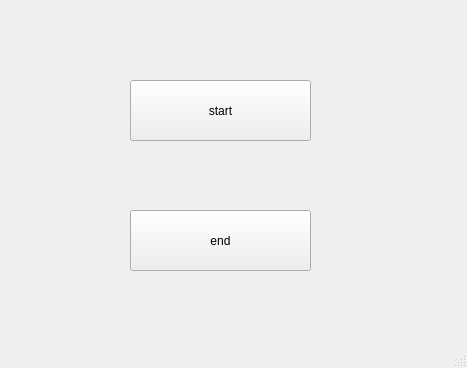
<?xml version="1.0" encoding="UTF-8"?>
<ui version="4.0">
 <class>MainWindow</class>
 <widget class="QMainWindow" name="MainWindow">
  <property name="geometry">
   <rect>
    <x>0</x>
    <y>0</y>
    <width>467</width>
    <height>368</height>
   </rect>
  </property>
  <property name="windowTitle">
   <string>MainWindow</string>
  </property>
  <widget class="QWidget" name="centralwidget">
   <widget class="QPushButton" name="Button_end">
    <property name="geometry">
     <rect>
      <x>130</x>
      <y>210</y>
      <width>181</width>
      <height>61</height>
     </rect>
    </property>
    <property name="text">
     <string>end</string>
    </property>
   </widget>
   <widget class="QPushButton" name="Button_start">
    <property name="geometry">
     <rect>
      <x>130</x>
      <y>80</y>
      <width>181</width>
      <height>61</height>
     </rect>
    </property>
    <property name="text">
     <string>start</string>
    </property>
   </widget>
  </widget>
  <widget class="QMenuBar" name="menubar">
   <property name="geometry">
    <rect>
     <x>0</x>
     <y>0</y>
     <width>467</width>
     <height>26</height>
    </rect>
   </property>
  </widget>
  <widget class="QStatusBar" name="statusbar"/>
 </widget>
 <resources/>
 <connections/>
</ui>
